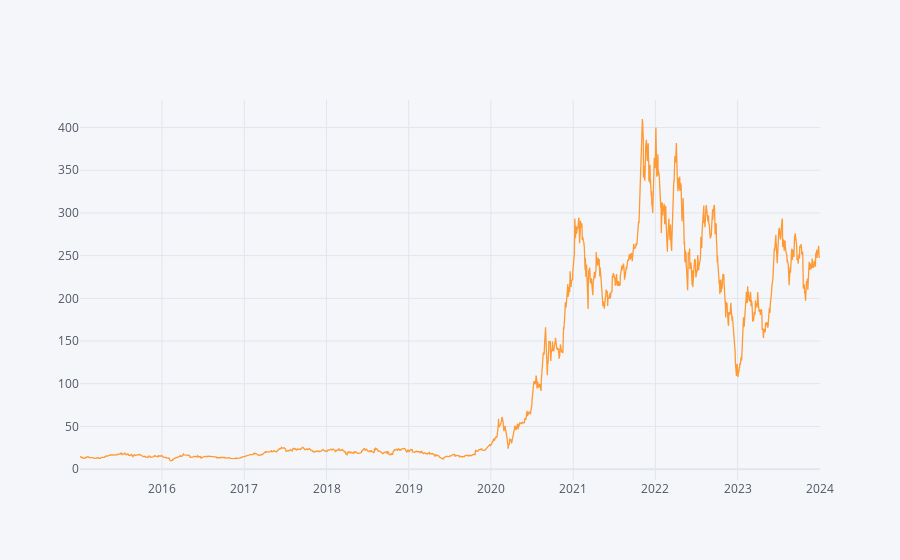

The code cell stored with this chart in its notebook:
### Code cell
df[0:-50].iplot(y = 'Close')

### Figure 1 — Plotly figure (JSON) as saved in the notebook; plotly's stock layout.template omitted (floating-point values rounded to 4 significant figures; data arrays with more than 128 entries replaced by an {"elided": "..."} marker saying what was removed)
{"data": [{"line": {"color": "rgba(255, 153, 51, 1.0)", "dash": "solid", "shape": "linear", "width": 1.3}, "mode": "lines", "name": "Close", "text": "", "type": "scatter", "x": {"elided": "2265 str values"}, "y": {"elided": "2265 float values"}}], "layout": {"legend": {"bgcolor": "#F5F6F9", "font": {"color": "#4D5663"}}, "paper_bgcolor": "#F5F6F9", "plot_bgcolor": "#F5F6F9", "title": {"font": {"color": "#4D5663"}}, "xaxis": {"gridcolor": "#E1E5ED", "showgrid": true, "tickfont": {"color": "#4D5663"}, "title": {"font": {"color": "#4D5663"}, "text": ""}, "zerolinecolor": "#E1E5ED"}, "yaxis": {"gridcolor": "#E1E5ED", "showgrid": true, "tickfont": {"color": "#4D5663"}, "title": {"font": {"color": "#4D5663"}, "text": ""}, "zerolinecolor": "#E1E5ED"}}}
